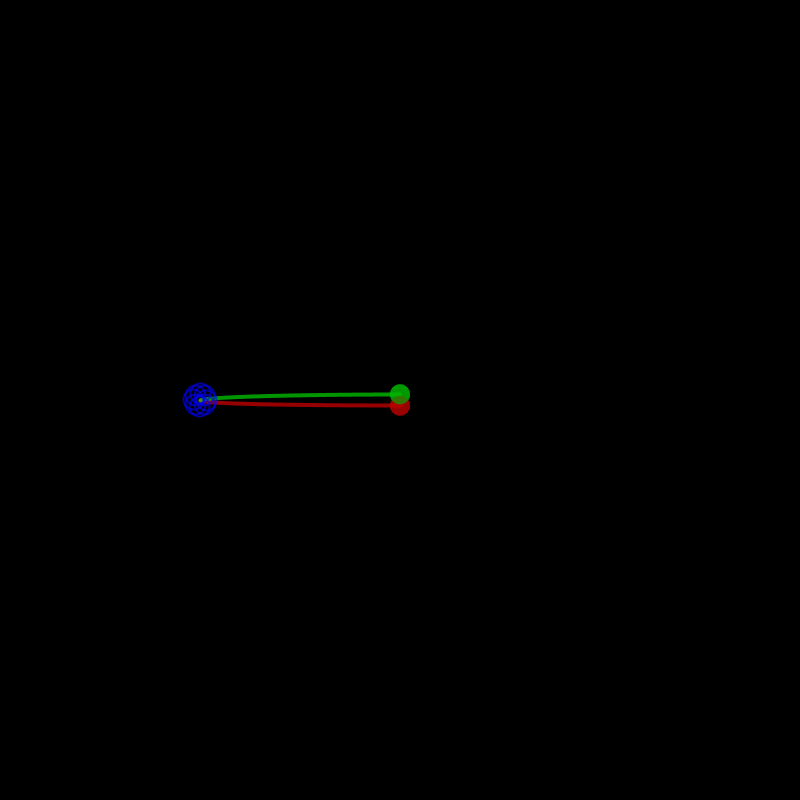
Frame 1 (no input)
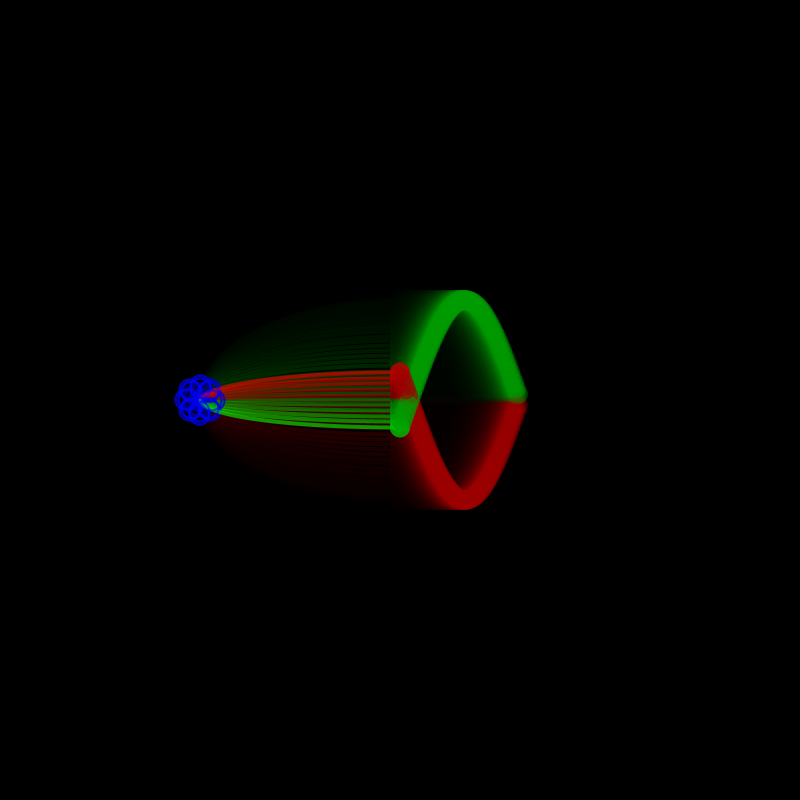
Frame 60 (the mouse pressed at the canvas centre just before this capture)
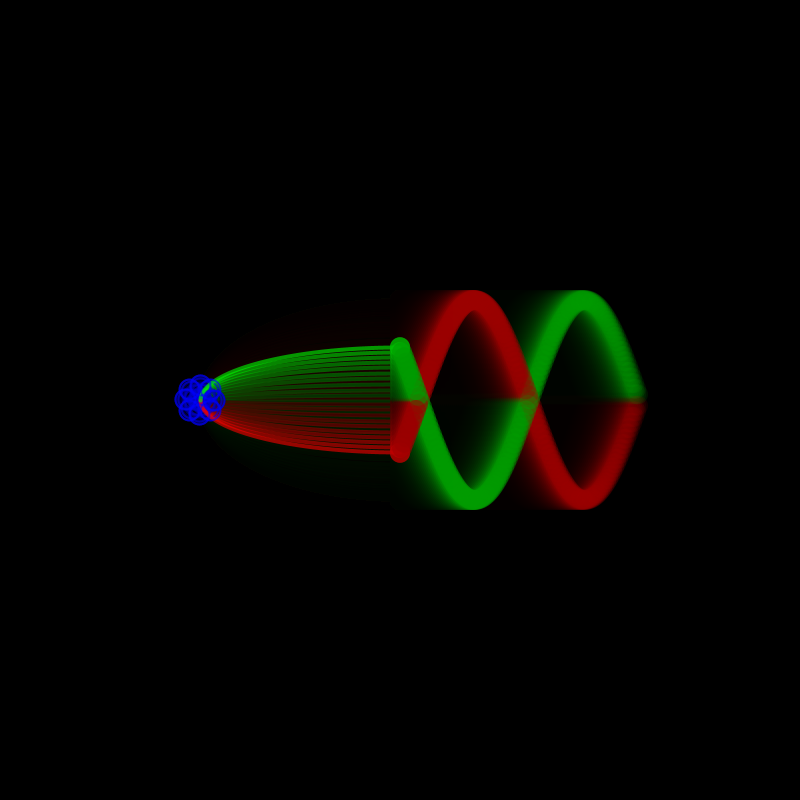
Frame 120 (the mouse held since frame 60 and released just before this capture)

The Processing sketch that drew these frames (run headless with seeded random() and noise(); from frame 60 on, the mouse is pressed at the canvas centre):

// Processing sketch: week02assignment
// ── week02assignment.pde
/**
 * week02assignment 
 * CC Lab Fall 2012
 *
 * by Ryan Raffa
 * 09/02/12
 */

//create initial global variables
int     radius;
int     radiusTwo;
float	frequency, position, positionAdder;
float	frequencyTwo, positionTwo, positionAdderTwo;
float   posOne, posTwo;
float   posThree, posFour;

float   posY;

float [] xPosRed = new float [400];
float [] yPosRed = new float [400];
float [] redAlpha = new float [400];
float [] xPosGreen = new float [400];
float [] yPosGreen = new float [400];
float [] greenAlpha = new float [400];

float [] starX = new float [20];
float [] starY = new float [20];
float [] starSize = new float [20];
float [] starSpeed = new float [20];

int movementTrail;

void setup() {
  size(800, 800);
  background(0);
  smooth();

  posY = 0;
  
  //Sets the magnitude
  radius        = 100;
  radiusTwo     = 15;

  //Sets rate of motion
  frequency     = 400;
  frequencyTwo  = 3200;
    
  //Provides initial position value
  position      = 0;
  positionTwo   = 0;
  
  //**This is important**
  //This specifies the increment taken for each draw cycle
  //A way to think of this is that we are taking a circle, which is two pi in radians
  //And breaking it up into 44,100 pieces (see http://en.wikipedia.org/wiki/44,100_Hz)
  //Our frequency is then saying how many steps to take around the circle each cycle
  //And positionAdder is that incremental value in radians
  positionAdder = ( (float)frequency / 44100) * TWO_PI;
  positionAdderTwo = ( (float)frequencyTwo / 44100) * TWO_PI;
  
  //for the fuel trail
  movementTrail = 0;
  
  for (int i = 0; i < 400; i++) {
    xPosRed[i] = width;
    yPosRed[i] = height;
    redAlpha[i] = 150;
    xPosGreen[i] = width;
    yPosGreen[i] = height;
    greenAlpha[i] = 150;
  }

  for (int i = 0; i < 20; i++) {
   starX[i] = -width - i*(random(15,30));
   starY[i] = random(0, height);
   starSize[i] = random(2, 10);
   starSpeed[i] = random(1, 6);
  }


}

void draw() {

  noStroke();
  
  stars();
  
  if (movementTrail < 400) {  movementTrail++; }
  
  //This simulates a "tail" on the end of the moving object
  //by using the alpha channel of a rect instead of a backgroud
  //Change the alpha value of fill to see what happens
  fill(0, 0, 0, 30);
  rect(0, 0, width, height);
  
  if (keyPressed == true) {
    if(key == CODED) {
      if (keyCode == UP) {
        if (posY > -height/2) { posY-=2;}
      }
      if (keyCode == DOWN) {
        if (posY < height/2) { posY+=2;}    
    }
  }
  }
  
  // Move the origin to the center of screen
  translate(width/2, height/2);

  //Increment the position of the object
  position += positionAdder;
  positionTwo += positionAdderTwo;

  posOne = oscillationPositive(position, radius);
  posTwo = oscillationNegative(position, radius);
  posThree = oscillationPositive(positionTwo, radiusTwo);
  posFour = oscillationNegative(positionTwo, radiusTwo);

  // This is the red and circle and arc connector
  noFill();
  stroke(255, 0, 0, 150);
  strokeWeight(4);
  arc(0, posY, 400, posTwo*2, PI, TWO_PI-(PI/2.0));
  arc(0, posY, 400, posOne*2, PI/2.0, PI);

  noStroke();
  fill(255, 0, 0, 150);
  ellipse(0, posOne+posY, 20, 20);
  
    // This is the green circle and arc connector
  noFill();
  stroke(0, 255, 0, 150);
  arc(0, posY, 400, posTwo*2, PI/2.0, PI);
  arc(0, posY, 400, posOne*2, PI, TWO_PI-(PI/2.0));
  noStroke();
  fill(0, 255, 0, 150);
  ellipse(0, posTwo+posY, 20, 20);
  
  
  
  //These represent the fuel trail of the rocket
  for (int i = 0; i < movementTrail; i++) {
    if (xPosRed[i] < width/2-2) {
      xPosRed[i]+=2;
      if(redAlpha[i] > 0) { redAlpha[i]+= -1; }
    } else {
      xPosRed[i] = 0;
      yPosRed[i] = posOne+posY;
      redAlpha[i] = 150;
    }
    fill(155, 0, 0, redAlpha[i]);
    ellipse(xPosRed[i], yPosRed[i], 20, 20);

    if (xPosGreen[i] < width/2-2) {
      xPosGreen[i]+=2;
      if(greenAlpha[i] > 0) { greenAlpha[i]+= -1; }
    } else {
      xPosGreen[i] = 0;
      yPosGreen[i] = posTwo+posY;
      greenAlpha[i] = 150;
    }
    fill(0, 155, 0, greenAlpha[i]);
    ellipse(xPosGreen[i], yPosGreen[i], 20, 20);

  }

  shipFront();

}

void stars() {
 
 for (int i = 0; i<20; i++) { 
   if (  starX[i] < width ) { starX[i] += starSpeed[i]; }
   else { 
     starSize[i] = random(2, 10);
     starSpeed[i] = random(1, 6);
     starY[i] = random(0, height);
     starX[i] = -width - starSize[i];
   }
  
   fill(255, 155);
   ellipse(starX[i], starY[i], starSize[i], starSize[i]);
  }
}

//front of the ship
void shipFront() {
   //rotating all objects 90 degrees (or PI/2.0) that follow this function
  //for info on translate, rotation, etc. check this out: http://processing.org/learning/transform2d/
  translate(-radius*2.0, posY);
  rotate(PI/4.0);
  noFill();
  stroke(0, 0, 255, 150);
  strokeWeight(2);
  ellipse(0, posThree, 20, 20);
  ellipse(0, posFour, 20, 20);

  rotate(PI/4.0);
  ellipse(0, posThree, 20, 20);
  ellipse(0, posFour, 20, 20);

  rotate(PI/4.0);
  ellipse(0, posThree, 20, 20);
  ellipse(0, posFour, 20, 20);

  rotate(PI/4.0);
  ellipse(0, posThree, 20, 20);
  ellipse(0, posFour, 20, 20);
}

//Instead of creating a function that is void (ie returns nothing)
//Here are two functions that return a float value

float oscillationPositive(float thePosition, int theRadius) {

  float pos = sin(thePosition);
  pos = pos * theRadius;

  //this is to keep the variable position at or under Two Pi
  while (thePosition > TWO_PI) { thePosition -= TWO_PI; }

  //this tells the function what value to return
  return pos;
}

float oscillationNegative(float thePosition, int theRadius) {

  //Subtract PI to provide a value on the opposite side in radians
  float pos = sin(thePosition-PI);
  pos = pos * theRadius;
  
  //this is to keep the variable position at or under Two Pi
  while (thePosition > TWO_PI) { thePosition -= TWO_PI; }

  //this tells the function what value to return
  return pos;
}
